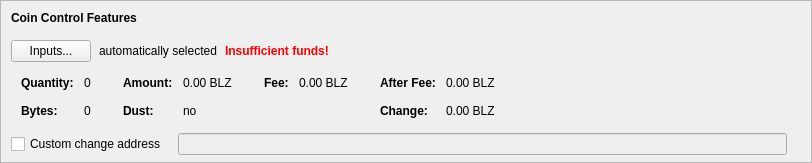
    <widget class="QFrame" name="frameCoinControl">
     <property name="sizePolicy">
      <sizepolicy hsizetype="Expanding" vsizetype="Expanding">
       <horstretch>0</horstretch>
       <verstretch>0</verstretch>
      </sizepolicy>
     </property>
     <property name="maximumSize">
      <size>
       <width>16777215</width>
       <height>16777215</height>
      </size>
     </property>
     <property name="frameShape">
      <enum>QFrame::StyledPanel</enum>
     </property>
     <property name="frameShadow">
      <enum>QFrame::Sunken</enum>
     </property>
     <layout class="QVBoxLayout" name="verticalLayoutCoinControl2">
      <property name="spacing">
       <number>0</number>
      </property>
      <property name="leftMargin">
       <number>0</number>
      </property>
      <property name="topMargin">
       <number>0</number>
      </property>
      <property name="rightMargin">
       <number>0</number>
      </property>
      <property name="bottomMargin">
       <number>6</number>
      </property>
      <item>
       <layout class="QVBoxLayout" name="verticalLayoutCoinControl" stretch="0,0,0,0,1">
        <property name="spacing">
         <number>0</number>
        </property>
        <property name="leftMargin">
         <number>10</number>
        </property>
        <property name="topMargin">
         <number>10</number>
        </property>
        <item>
         <layout class="QHBoxLayout" name="horizontalLayoutCoinControl1">
          <property name="bottomMargin">
           <number>15</number>
          </property>
          <item>
           <widget class="QLabel" name="labelCoinControlFeatures">
            <property name="sizePolicy">
             <sizepolicy hsizetype="Preferred" vsizetype="Maximum">
              <horstretch>0</horstretch>
              <verstretch>0</verstretch>
             </sizepolicy>
            </property>
            <property name="font">
             <font>
              <weight>75</weight>
              <bold>true</bold>
             </font>
            </property>
            <property name="styleSheet">
             <string notr="true">font-weight:bold;</string>
            </property>
            <property name="text">
             <string>Coin Control Features</string>
            </property>
           </widget>
          </item>
         </layout>
        </item>
        <item>
         <layout class="QHBoxLayout" name="horizontalLayoutCoinControl2" stretch="0,0,0,0">
          <property name="spacing">
           <number>8</number>
          </property>
          <property name="bottomMargin">
           <number>10</number>
          </property>
          <item>
           <widget class="QPushButton" name="pushButtonCoinControl">
            <property name="styleSheet">
             <string notr="true"/>
            </property>
            <property name="text">
             <string>Inputs...</string>
            </property>
            <property name="autoDefault">
             <bool>false</bool>
            </property>
           </widget>
          </item>
          <item>
           <widget class="QLabel" name="labelCoinControlAutomaticallySelected">
            <property name="text">
             <string>automatically selected</string>
            </property>
            <property name="margin">
             <number>5</number>
            </property>
           </widget>
          </item>
          <item>
           <widget class="QLabel" name="labelCoinControlInsuffFunds">
            <property name="font">
             <font>
              <weight>75</weight>
              <bold>true</bold>
             </font>
            </property>
            <property name="styleSheet">
             <string notr="true">color:red;font-weight:bold;</string>
            </property>
            <property name="text">
             <string>Insufficient funds!</string>
            </property>
            <property name="margin">
             <number>5</number>
            </property>
           </widget>
          </item>
          <item>
           <spacer name="horizontalSpacerCoinControl">
            <property name="orientation">
             <enum>Qt::Horizontal</enum>
            </property>
            <property name="sizeHint" stdset="0">
             <size>
              <width>40</width>
              <height>1</height>
             </size>
            </property>
           </spacer>
          </item>
         </layout>
        </item>
        <item>
         <widget class="QWidget" name="widgetCoinControl" native="true">
          <property name="sizePolicy">
           <sizepolicy hsizetype="Preferred" vsizetype="Preferred">
            <horstretch>0</horstretch>
            <verstretch>0</verstretch>
           </sizepolicy>
          </property>
          <property name="minimumSize">
           <size>
            <width>0</width>
            <height>0</height>
           </size>
          </property>
          <property name="styleSheet">
           <string notr="true"/>
          </property>
          <layout class="QHBoxLayout" name="horizontalLayoutCoinControl5">
           <property name="leftMargin">
            <number>0</number>
           </property>
           <property name="topMargin">
            <number>0</number>
           </property>
           <property name="rightMargin">
            <number>0</number>
           </property>
           <property name="bottomMargin">
            <number>0</number>
           </property>
           <item>
            <layout class="QHBoxLayout" name="horizontalLayoutCoinControl3" stretch="0,0,0,1">
             <property name="spacing">
              <number>20</number>
             </property>
             <property name="topMargin">
              <number>0</number>
             </property>
             <property name="bottomMargin">
              <number>10</number>
             </property>
             <item>
              <layout class="QFormLayout" name="formLayoutCoinControl1">
               <property name="horizontalSpacing">
                <number>10</number>
               </property>
               <property name="verticalSpacing">
                <number>14</number>
               </property>
               <property name="leftMargin">
                <number>10</number>
               </property>
               <property name="topMargin">
                <number>4</number>
               </property>
               <property name="rightMargin">
                <number>6</number>
               </property>
               <item row="0" column="0">
                <widget class="QLabel" name="labelCoinControlQuantityText">
                 <property name="font">
                  <font>
                   <weight>75</weight>
                   <bold>true</bold>
                  </font>
                 </property>
                 <property name="text">
                  <string>Quantity:</string>
                 </property>
                 <property name="margin">
                  <number>0</number>
                 </property>
                </widget>
               </item>
               <item row="0" column="1">
                <widget class="QLabel" name="labelCoinControlQuantity">
                 <property name="cursor">
                  <cursorShape>IBeamCursor</cursorShape>
                 </property>
                 <property name="contextMenuPolicy">
                  <enum>Qt::ActionsContextMenu</enum>
                 </property>
                 <property name="text">
                  <string notr="true">0</string>
                 </property>
                 <property name="margin">
                  <number>0</number>
                 </property>
                 <property name="textInteractionFlags">
                  <set>Qt::LinksAccessibleByMouse|Qt::TextSelectableByKeyboard|Qt::TextSelectableByMouse</set>
                 </property>
                </widget>
               </item>
               <item row="1" column="0">
                <widget class="QLabel" name="labelCoinControlBytesText">
                 <property name="font">
                  <font>
                   <weight>75</weight>
                   <bold>true</bold>
                  </font>
                 </property>
                 <property name="text">
                  <string>Bytes:</string>
                 </property>
                </widget>
               </item>
               <item row="1" column="1">
                <widget class="QLabel" name="labelCoinControlBytes">
                 <property name="cursor">
                  <cursorShape>IBeamCursor</cursorShape>
                 </property>
                 <property name="contextMenuPolicy">
                  <enum>Qt::ActionsContextMenu</enum>
                 </property>
                 <property name="text">
                  <string notr="true">0</string>
                 </property>
                 <property name="textInteractionFlags">
                  <set>Qt::LinksAccessibleByMouse|Qt::TextSelectableByKeyboard|Qt::TextSelectableByMouse</set>
                 </property>
                </widget>
               </item>
              </layout>
             </item>
             <item>
              <layout class="QFormLayout" name="formLayoutCoinControl2">
               <property name="horizontalSpacing">
                <number>10</number>
               </property>
               <property name="verticalSpacing">
                <number>14</number>
               </property>
               <property name="leftMargin">
                <number>6</number>
               </property>
               <property name="topMargin">
                <number>4</number>
               </property>
               <property name="rightMargin">
                <number>6</number>
               </property>
               <item row="0" column="0">
                <widget class="QLabel" name="labelCoinControlAmountText">
                 <property name="font">
                  <font>
                   <weight>75</weight>
                   <bold>true</bold>
                  </font>
                 </property>
                 <property name="text">
                  <string>Amount:</string>
                 </property>
                 <property name="margin">
                  <number>0</number>
                 </property>
                </widget>
               </item>
               <item row="0" column="1">
                <widget class="QLabel" name="labelCoinControlAmount">
                 <property name="cursor">
                  <cursorShape>IBeamCursor</cursorShape>
                 </property>
                 <property name="contextMenuPolicy">
                  <enum>Qt::ActionsContextMenu</enum>
                 </property>
                 <property name="text">
                  <string notr="true">0.00 BLZ</string>
                 </property>
                 <property name="textInteractionFlags">
                  <set>Qt::LinksAccessibleByMouse|Qt::TextSelectableByKeyboard|Qt::TextSelectableByMouse</set>
                 </property>
                </widget>
               </item>
               <item row="1" column="0">
                <widget class="QLabel" name="labelCoinControlLowOutputText">
                 <property name="font">
                  <font>
                   <weight>75</weight>
                   <bold>true</bold>
                  </font>
                 </property>
                 <property name="text">
                  <string>Dust:</string>
                 </property>
                </widget>
               </item>
               <item row="1" column="1">
                <widget class="QLabel" name="labelCoinControlLowOutput">
                 <property name="cursor">
                  <cursorShape>IBeamCursor</cursorShape>
                 </property>
                 <property name="contextMenuPolicy">
                  <enum>Qt::ActionsContextMenu</enum>
                 </property>
                 <property name="text">
                  <string notr="true">no</string>
                 </property>
                 <property name="textInteractionFlags">
                  <set>Qt::LinksAccessibleByMouse|Qt::TextSelectableByKeyboard|Qt::TextSelectableByMouse</set>
                 </property>
                </widget>
               </item>
              </layout>
             </item>
             <item>
              <layout class="QFormLayout" name="formLayoutCoinControl3">
               <property name="horizontalSpacing">
                <number>10</number>
               </property>
               <property name="verticalSpacing">
                <number>14</number>
               </property>
               <property name="leftMargin">
                <number>6</number>
               </property>
               <property name="topMargin">
                <number>4</number>
               </property>
               <property name="rightMargin">
                <number>6</number>
               </property>
               <item row="0" column="0">
                <widget class="QLabel" name="labelCoinControlFeeText">
                 <property name="font">
                  <font>
                   <weight>75</weight>
                   <bold>true</bold>
                  </font>
                 </property>
                 <property name="text">
                  <string>Fee:</string>
                 </property>
                 <property name="margin">
                  <number>0</number>
                 </property>
                </widget>
               </item>
               <item row="0" column="1">
                <widget class="QLabel" name="labelCoinControlFee">
                 <property name="cursor">
                  <cursorShape>IBeamCursor</cursorShape>
                 </property>
                 <property name="contextMenuPolicy">
                  <enum>Qt::ActionsContextMenu</enum>
                 </property>
                 <property name="text">
                  <string notr="true">0.00 BLZ</string>
                 </property>
                 <property name="textInteractionFlags">
                  <set>Qt::LinksAccessibleByMouse|Qt::TextSelectableByKeyboard|Qt::TextSelectableByMouse</set>
                 </property>
                </widget>
               </item>
              </layout>
             </item>
             <item>
              <layout class="QFormLayout" name="formLayoutCoinControl4">
               <property name="horizontalSpacing">
                <number>10</number>
               </property>
               <property name="verticalSpacing">
                <number>14</number>
               </property>
               <property name="leftMargin">
                <number>6</number>
               </property>
               <property name="topMargin">
                <number>4</number>
               </property>
               <property name="rightMargin">
                <number>6</number>
               </property>
               <item row="0" column="0">
                <widget class="QLabel" name="labelCoinControlAfterFeeText">
                 <property name="font">
                  <font>
                   <weight>75</weight>
                   <bold>true</bold>
                  </font>
                 </property>
                 <property name="text">
                  <string>After Fee:</string>
                 </property>
                 <property name="margin">
                  <number>0</number>
                 </property>
                </widget>
               </item>
               <item row="0" column="1">
                <widget class="QLabel" name="labelCoinControlAfterFee">
                 <property name="cursor">
                  <cursorShape>IBeamCursor</cursorShape>
                 </property>
                 <property name="contextMenuPolicy">
                  <enum>Qt::ActionsContextMenu</enum>
                 </property>
                 <property name="text">
                  <string notr="true">0.00 BLZ</string>
                 </property>
                 <property name="textInteractionFlags">
                  <set>Qt::LinksAccessibleByMouse|Qt::TextSelectableByKeyboard|Qt::TextSelectableByMouse</set>
                 </property>
                </widget>
               </item>
               <item row="1" column="0">
                <widget class="QLabel" name="labelCoinControlChangeText">
                 <property name="font">
                  <font>
                   <weight>75</weight>
                   <bold>true</bold>
                  </font>
                 </property>
                 <property name="text">
                  <string>Change:</string>
                 </property>
                </widget>
               </item>
               <item row="1" column="1">
                <widget class="QLabel" name="labelCoinControlChange">
                 <property name="cursor">
                  <cursorShape>IBeamCursor</cursorShape>
                 </property>
                 <property name="contextMenuPolicy">
                  <enum>Qt::ActionsContextMenu</enum>
                 </property>
                 <property name="text">
                  <string notr="true">0.00 BLZ</string>
                 </property>
                 <property name="textInteractionFlags">
                  <set>Qt::LinksAccessibleByMouse|Qt::TextSelectableByKeyboard|Qt::TextSelectableByMouse</set>
                 </property>
                </widget>
               </item>
              </layout>
             </item>
            </layout>
           </item>
          </layout>
         </widget>
        </item>
        <item>
         <layout class="QHBoxLayout" name="horizontalLayoutCoinControl4" stretch="0,0,0">
          <property name="spacing">
           <number>12</number>
          </property>
          <property name="sizeConstraint">
           <enum>QLayout::SetDefaultConstraint</enum>
          </property>
          <property name="topMargin">
           <number>5</number>
          </property>
          <property name="rightMargin">
           <number>5</number>
          </property>
          <item>
           <widget class="QCheckBox" name="checkBoxCoinControlChange">
            <property name="toolTip">
             <string>If this is activated, but the change address is empty or invalid, change will be sent to a newly generated address.</string>
            </property>
            <property name="text">
             <string>Custom change address</string>
            </property>
           </widget>
          </item>
          <item>
           <widget class="QValidatedLineEdit" name="lineEditCoinControlChange">
            <property name="enabled">
             <bool>false</bool>
            </property>
            <property name="sizePolicy">
             <sizepolicy hsizetype="Expanding" vsizetype="Fixed">
              <horstretch>0</horstretch>
              <verstretch>0</verstretch>
             </sizepolicy>
            </property>
           </widget>
          </item>
          <item>
           <widget class="QLabel" name="labelCoinControlChangeLabel">
            <property name="sizePolicy">
             <sizepolicy hsizetype="Preferred" vsizetype="Expanding">
              <horstretch>0</horstretch>
              <verstretch>0</verstretch>
             </sizepolicy>
            </property>
            <property name="minimumSize">
             <size>
              <width>0</width>
              <height>0</height>
             </size>
            </property>
            <property name="text">
             <string/>
            </property>
            <property name="margin">
             <number>3</number>
            </property>
           </widget>
          </item>
         </layout>
        </item>
        <item>
         <spacer name="verticalSpacerCoinControl">
          <property name="orientation">
           <enum>Qt::Vertical</enum>
          </property>
          <property name="sizeHint" stdset="0">
           <size>
            <width>800</width>
            <height>1</height>
           </size>
          </property>
         </spacer>
        </item>
       </layout>
      </item>
     </layout>
    </widget>
